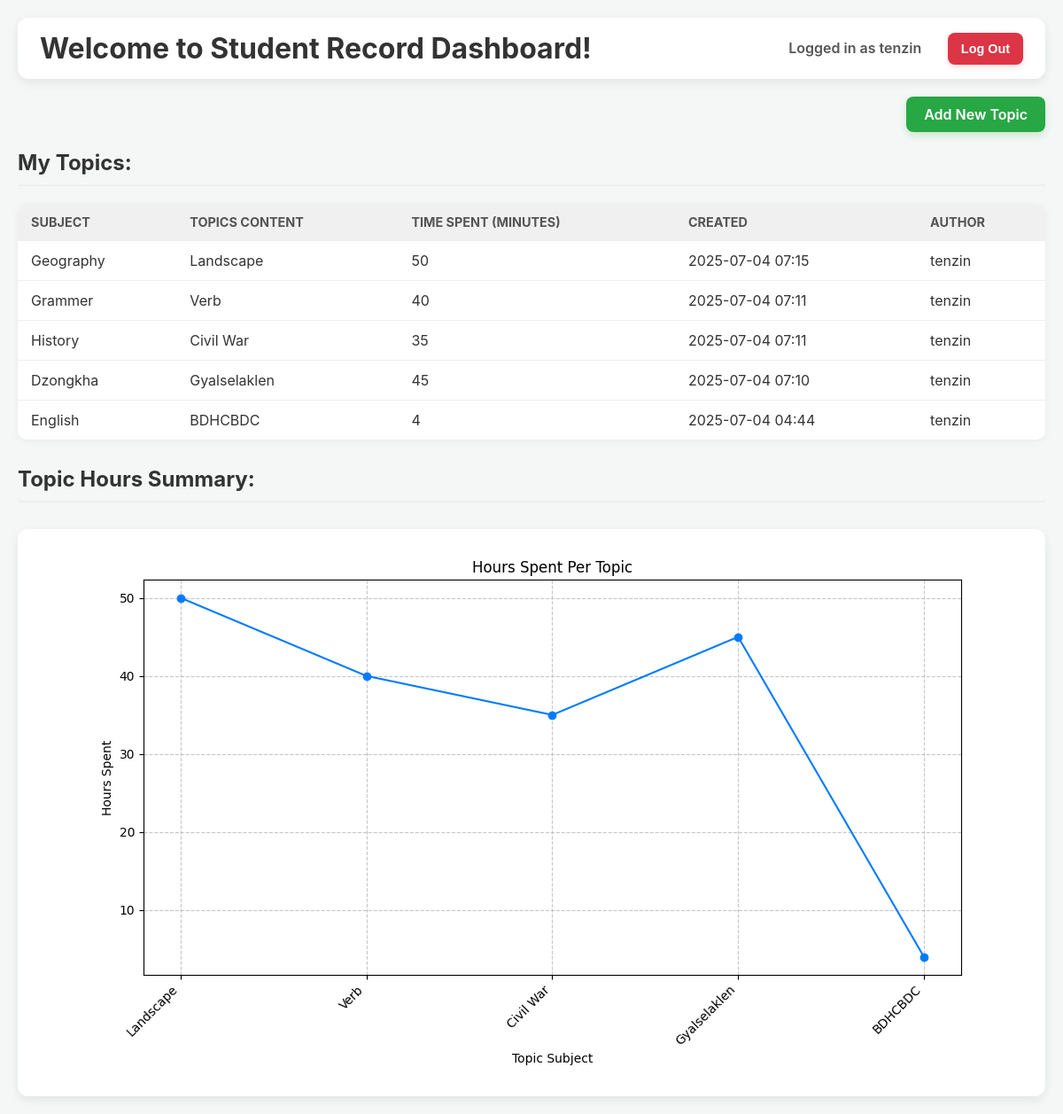
The page / (signed in) on the database its author committed.
### tables this page shows
CREATE TABLE users (
    id INTEGER PRIMARY KEY AUTOINCREMENT,
    username TEXT NOT NULL UNIQUE,
    email TEXT NOT NULL,
    password TEXT NOT NULL 
);

CREATE TABLE topics (
    id INTEGER PRIMARY KEY AUTOINCREMENT,
    author_id INTEGER NOT NULL,
    created TIMESTAMP NOT NULL DEFAULT CURRENT_TIMESTAMP,
    subject TEXT NOT NULL,
    topics TEXT NOT NULL,
    time_spent INTEGER NOT NULL,
    FOREIGN KEY (author_id) REFERENCES users (id)
);

### app.py (the view)
@app.route('/')
def index():
    if g.user is None:
        return redirect(url_for('login'))
    con = db.get_db()
    topics = con.execute(
        'SELECT t.id, subject, topics, time_spent, created, username'
        ' FROM topics t JOIN users u ON t.author_id = u.id'
        ' WHERE t.author_id = ?'
        ' ORDER BY created DESC',
        (g.user['id'],)
    ).fetchall()
    plot_url = None
    if topics:
        plot_url = generate_topics_hours_plot(topics)
    return render_template('index.html', topics=topics, plot_url=plot_url)

### app.py (called while the page is built)
@app.before_request
def load_logged_in_user():
    user_id = session.get('user_id')
    if user_id is None:
        g.user = None
    else:
        con = db.get_db()
        user = con.execute(
            'SELECT * FROM users WHERE id = ?', (user_id,)
        ).fetchone()
        if user is None:
            session.clear()
            g.user = None
        else:
            g.user = user

def generate_topics_hours_plot(topics_data):
    subjects = [topic['topics'] for topic in topics_data]
    hours = [topic['time_spent'] for topic in topics_data]
    fig, ax = plt.subplots(figsize=(10, 6))
    ax.plot(subjects, hours, marker='o', linestyle='-', color='#007bff')
    ax.set_xlabel('Topic Subject')
    ax.set_ylabel('Hours Spent')
    ax.set_title('Hours Spent Per Topic')
    ax.grid(True, linestyle='--', alpha=0.7)
    plt.xticks(rotation=45, ha='right')
    plt.tight_layout()
    buffer = io.BytesIO()
    plt.savefig(buffer, format='png')
    buffer.seek(0)
    plt.close(fig)
    plot_base64 = base64.b64encode(buffer.read()).decode('utf-8')
    return plot_base64

### db.py (called while the page is built)
def get_db():
    if 'db' not in g:
        g.db = sqlite3.connect(
            current_app.config['DATABASE'],
            detect_types=sqlite3.PARSE_DECLTYPES
        )
        g.db.row_factory = sqlite3.Row
    return g.db

### templates/index.html (shortened to what this page needs)
<!DOCTYPE html>
<html>
<head>
</head>
<body>
    <div class="header">
        <h1>Welcome to Student Record Dashboard!</h1>
        <div class="auth-links">
            {% if g.user %}
                <span class="user-info">Logged in as {{ g.user['username'] }}</span>
                <form action="{{ url_for('logout') }}" method="post" style="display:inline;">
                    <button type="submit" class="logout">Log Out</button>
                </form>
            {% else %}
                <a href="{{ url_for('register') }}">Register</a>
                <a href="{{ url_for('login') }}">Log In</a>
            {% endif %}
        </div>
    </div>
    <div class="add-button-container">
        <a href="{{ url_for('add_topic') }}" class="add-button">Add New Topic</a>
    </div>
    <h2>My Topics:</h2>
    {% if topics %}
        <table class="topics-table">
            <thead>
                <tr>
                    <th>Subject</th>
                    <th>Topics Content</th>
                    <th>Time Spent (Minutes)</th>
                    <th>Created</th>
                    <th>Author</th>
                </tr>
            </thead>
            <tbody>
                {% for topic in topics %}
                <tr>
                    <td>{{ topic.subject }}</td>
                    <td>{{ topic.topics }}</td>
                    <td>{{ topic.time_spent }}</td>
                    <td>{{ topic.created.strftime('%Y-%m-%d %H:%M') }}</td>
                    <td>{{ topic.username }}</td>
                </tr>
                {% endfor %}
            </tbody>
        </table>
    {% else %}
        <p>No topics yet. Click "Add New Topic" to add your first record!</p>
    {% endif %}
    <h2>Topic Hours Summary:</h2>
    {% if plot_url %}
        <div class="plot-container">
            <img alt="Topic Hours Plot">
        </div>
    {% else %}
        <p>Add some topics with time spent to see a graph here!</p>
    {% endif %}
</body>
</html>

### templates/index.html (style rules this page uses)
body { font-family: 'Inter', sans-serif; background-color: #f4f7f6; margin: 0; padding: 20px; color: #333; }
.header { display: flex; justify-content: space-between; align-items: center; margin-bottom: 30px; background-color: #ffffff; padding: 15px 25px; border-radius: 12px; box-shadow: 0 4px 12px rgba(0, 0, 0, 0.08); }
h1 { color: #333; margin: 0; font-size: 2em; }
.auth-links a, .auth-links button { background-color: #007bff; color: white; padding: 10px 15px; border: none; border-radius: 8px; cursor: pointer; font-size: 0.9em; font-weight: 600; text-decoration: none; margin-left: 10px; transition: background-color 0.3s ease, transform 0.2s ease; box-shadow: 0 2px 6px rgba(0, 123, 255, 0.2); }
.auth-links button.logout { background-color: #dc3545; box-shadow: 0 2px 6px rgba(220, 53, 69, 0.2); }
.user-info { font-weight: 600; margin-right: 15px; color: #555; }
h2 { color: #333; margin-top: 30px; border-bottom: 2px solid #eee; padding-bottom: 10px; }
.topics-table { width: 100%; border-collapse: collapse; margin-top: 20px; background-color: #ffffff; border-radius: 10px; overflow: hidden; box-shadow: 0 2px 8px rgba(0, 0, 0, 0.05); margin-bottom: 30px; }
.topics-table th, .topics-table td { padding: 12px 15px; text-align: left; border-bottom: 1px solid #eee; }
.topics-table th { background-color: #f0f0f0; font-weight: 700; color: #555; text-transform: uppercase; font-size: 0.9em; }
.topics-table tbody tr:last-child td { border-bottom: none; }
.add-button-container { text-align: right; margin-bottom: 20px; }
.add-button { background-color: #28a745; color: white; padding: 10px 20px; border: none; border-radius: 8px; cursor: pointer; font-size: 1em; font-weight: 600; text-decoration: none; transition: background-color 0.3s ease, transform 0.2s ease; box-shadow: 0 4px 8px rgba(40, 167, 69, 0.2); }
.plot-container { background-color: #ffffff; padding: 20px; border-radius: 12px; box-shadow: 0 4px 12px rgba(0, 0, 0, 0.08); text-align: center; margin-top: 30px; }
.plot-container img { max-width: 100%; height: auto; display: block; margin: 0 auto; }

### rows shown on the page
users: user.username "tenzin"
topics: subject "Geography", topics "Landscape", time_spent "50", created "2025-07-04 07:15", username "tenzin"
topics: subject "Grammer", topics "Verb", time_spent "40", created "2025-07-04 07:11", username "tenzin"
topics: subject "History", topics "Civil War", time_spent "35", created "2025-07-04 07:11", username "tenzin"
topics: subject "Dzongkha", topics "Gyalselaklen", time_spent "45", created "2025-07-04 07:10", username "tenzin"
topics: subject "English", topics "BDHCBDC", time_spent "4", created "2025-07-04 04:44", username "tenzin"
